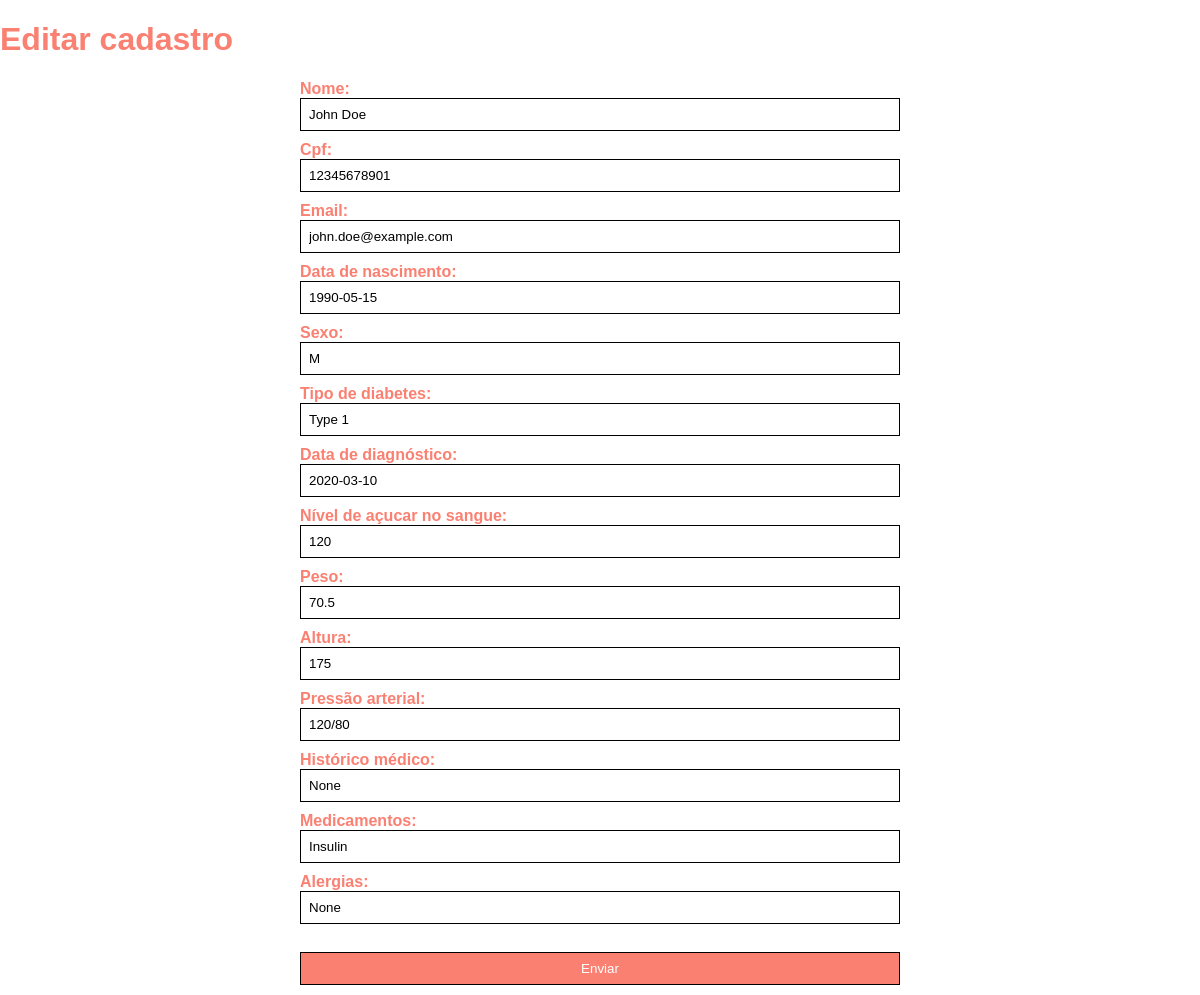
The app's page /usu_edit.php?id=1 with its own data.
### tables this page shows
CREATE TABLE usuario (
  id INT NOT NULL AUTO_INCREMENT,
  nome VARCHAR(255) NOT NULL,
  email VARCHAR(255) NOT NULL,
  cpf VARCHAR(11) NOT NULL,
  data_nascimento DATE NOT NULL,
  sexo CHAR(1) NOT NULL,
  tipo_diabetes VARCHAR(255) NOT NULL,
  data_diagnostico DATE NOT NULL,
  nivel_acucar_sangue FLOAT NOT NULL,
  peso FLOAT NOT NULL,
  altura FLOAT NOT NULL,
  pressao_arterial FLOAT NOT NULL,
  historico_medico VARCHAR(255) NOT NULL,
  medicamentos VARCHAR(255) NOT NULL,
  alergias VARCHAR(255) NOT NULL,
  PRIMARY KEY (id)
);

### usu_edit.php (the view, shortened to what this page needs)
<!DOCTYPE html>
<html lang="en">
<head>
</head>
<body>
<?php
    include("connection.php");
    $id = $_GET["id"];
    $sql = sprintf("SELECT * FROM usuario WHERE id = %d", $id);
    $result = $conn->query($sql);
    if ($result->num_rows > 0) {
        while ($row = $result->fetch_assoc()) {
            $id = $row["id"];
            $nome = $row["nome"];
            $cpf = $row["cpf"];
            $email = $row["email"];
            $data_nascimento = $row["data_nascimento"];
            $sexo = $row["sexo"];
            $tipo_diabetes = $row["tipo_diabetes"];
            $data_diagnostico = $row["data_diagnostico"];
            $nivel_acucar_sangue = $row["nivel_acucar_sangue"];
            $peso = $row["peso"];
            $altura = $row["altura"];
            $pressao_arterial = $row["pressao_arterial"];
            $historico_medico = $row["historico_medico"];
            $medicamentos = $row["medicamentos"];
            $alergias = $row["alergias"];
        }
    }
?>
    <h1>Editar cadastro</h1>
    <form name="form1" id="form1" method="post" action="usu_edit_php.php">
        <b>Nome:</b><br>
        <input type="text" name="txtNome" value="<?php echo $nome?>"><br>
        <b>Cpf:</b><br>
        <input type="text" name="txtCpf" value="<?php echo $cpf?>"><br>
        <b>Email:</b><br>
        <input type="text" name="txtEmail" value="<?php echo $email?>"><br>
        <b>Data de nascimento:</b><br>
        <input type="text" name="txtData_nascimento" value="<?php echo $data_nascimento?>"><br>
        <b>Sexo:</b><br>
        <input type="text" name="txtSexo" value="<?php echo $sexo?>"><br>
        <b>Tipo de diabetes:</b><br>
        <input type="text" name="txtTipo_diabetes" value="<?php echo $tipo_diabetes?>"><br>
        <b>Data de diagnóstico:</b><br>
        <input type="text" name="txtData_diagnostico" value="<?php echo $data_diagnostico?>"><br>
        <b>Nível de açucar no sangue:</b><br>
        <input type="text" name="txtNivel_acucar_sangue" value="<?php echo $nivel_acucar_sangue?>"><br>
        <b>Peso:</b><br>
        <input type="text" name="txtPeso" value="<?php echo $peso?>"><br>
        <b>Altura:</b><br>
        <input type="text" name="txtAltura" value="<?php echo $altura?>"><br>
        <b>Pressão arterial:</b><br>
        <input type="text" name="txtPressao_arterial" value="<?php echo $pressao_arterial?>"><br>
        <b>Histórico médico:</b><br>
        <input type="text" name="txtHistorico_medico" value="<?php echo $historico_medico?>"><br>
        <b>Medicamentos:</b><br>
        <input type="text" name="txtMedicamentos" value="<?php echo $medicamentos?>"><br>
        <b>Alergias:</b><br>
        <input type="text" name="txtAlergias" value="<?php echo $alergias?>"><br>
        <input type="hidden" name="hidId" value="<?php echo $id?>"><br>
        <input type="submit" value="Enviar">
    </form>
</body>
</html>

### usu_edit.php (style rules this page uses)
body { background-color: #fff; color: #000; font-family: Arial, sans-serif; margin: 0; padding: 0; }
h1 { color: #fa8072; }
form { max-width: 600px; margin: 0 auto; }
b { color: #fa8072; }
input { padding: 8px; margin-bottom: 10px; width: 100%; box-sizing: border-box; border: 1px solid #000; }
input[type="submit"] { background-color: #fa8072; color: #fff; cursor: pointer; }

### records on screen
usuario: txtNome "John Doe", txtCpf "12345678901", txtEmail "john.doe@example.com", txtData_nascimento "1990-05-15", txtSexo "M", txtTipo_diabetes "Type 1", txtData_diagnostico "2020-03-10", txtNivel_acucar_sangue "120", txtPeso "70.5", txtAltura "175", txtPressao_arterial "120/80", txtHistorico_medico "None", txtMedicamentos "Insulin", txtAlergias "None"
